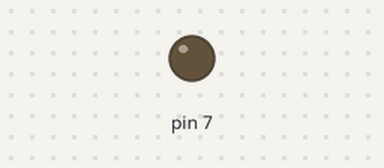
Bench run of a sketch on a simulated Arduino Uno, built with avr-gcc and run on an emulated ATmega328P. On the bench: output pins drawn as LEDs (lit = HIGH). At 2.0 s the program stops and its outputs stay as they are.

Above: at 0.1 s.
At 2.1 s:
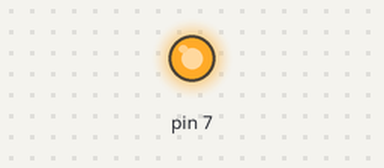
Timing chart, 0 to 3.5 s (numbered marks = the images above):
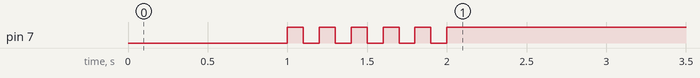

Measured:
- by itself, pin 7: alternates HIGH for 0.10 s and LOW for 0.10 s, 10 changes in all, then stays HIGH

The sketch:

05_practice_2.ino
```cpp
void setup()
{
  pinMode(7, OUTPUT);
  digitalWrite(7, LOW);
  delay(1000);
  digitalWrite(7, HIGH);
  delay(100);
  digitalWrite(7, LOW);
  delay(100);
  digitalWrite(7, HIGH);
  delay(100);
  digitalWrite(7, LOW);
  delay(100);
  digitalWrite(7, HIGH);
  delay(100);
  digitalWrite(7, LOW);
  delay(100);
  digitalWrite(7, HIGH);
  delay(100);
  digitalWrite(7, LOW);
  delay(100);
  digitalWrite(7, HIGH);
  delay(100);
  digitalWrite(7, LOW);
  delay(100);
}

void loop()
{
  digitalWrite(7, HIGH);
  while(1){}
}
```
